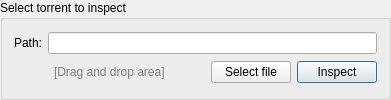
<widget class="QGroupBox" name="grpInspectInput"><property name="minimumSize"><size><width>0</width><height>92</height></size></property><property name="acceptDrops"><bool>true</bool></property><property name="title"><string>Select torrent to inspect</string></property><layout class="QVBoxLayout" name="vboxInspectInput"><item><layout class="QHBoxLayout" name="hboxInspectInputPath"><item><widget class="QLabel" name="lblInspectInputPath"><property name="text"><string>Path:</string></property></widget></item><item><widget class="QLineEdit" name="editInspectTorrentPath"><property name="accessibleName"><string>Torrent file to inspect</string></property></widget></item></layout></item><item><layout class="QHBoxLayout" name="hboxInspectInputActions"><item><spacer name="spcInspectInputLeft"><property name="orientation"><enum>Qt::Horizontal</enum></property><property name="sizeHint" stdset="0"><size><width>40</width><height>20</height></size></property></spacer></item><item><widget class="QLabel" name="lblInspectDropArea"><property name="styleSheet"><string notr="true">color: gray;</string></property><property name="text"><string>[Drag and drop area]</string></property></widget></item><item><spacer name="spcInspectInputRight"><property name="orientation"><enum>Qt::Horizontal</enum></property><property name="sizeHint" stdset="0"><size><width>40</width><height>20</height></size></property></spacer></item><item><widget class="QPushButton" name="btnInspectSelectFile"><property name="sizePolicy"><sizepolicy hsizetype="Fixed" vsizetype="Fixed"><horstretch>0</horstretch><verstretch>0</verstretch></sizepolicy></property><property name="text"><string>Select file</string></property><property name="icon"><iconset resource="resources/TorrentCraft.qrc">:/torrentcraft/icons/open-torrent.svg</iconset></property></widget></item><item><widget class="QPushButton" name="btnInspectLoad"><property name="sizePolicy"><sizepolicy hsizetype="Fixed" vsizetype="Fixed"><horstretch>0</horstretch><verstretch>0</verstretch></sizepolicy></property><property name="text"><string>Inspect</string></property><property name="icon"><iconset resource="resources/TorrentCraft.qrc">:/torrentcraft/icons/torrent-inspect.svg</iconset></property><property name="default"><bool>true</bool></property></widget></item></layout></item></layout></widget>
